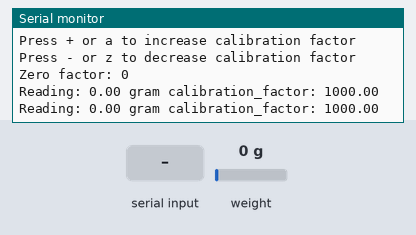
The sketch below on a simulated Arduino Uno, built with avr-gcc and run on an emulated ATmega328P. Shown: the last lines printed to the serial monitor. The test bench sets the inputs (shaded band); at power-on: weight on the scale 0 g.

Above: at 3.3 s.
3.4 s: weight on the scale set to 100 g
At 4.8 s:
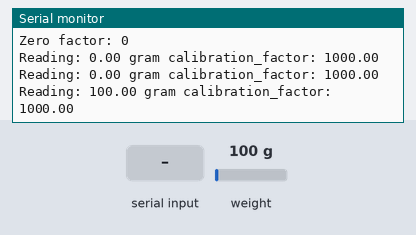
4.9 s: "+" received over Serial
At 6.1 s:
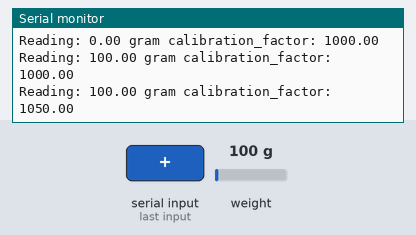
6.4 s: "a" received over Serial
At 7.0 s:
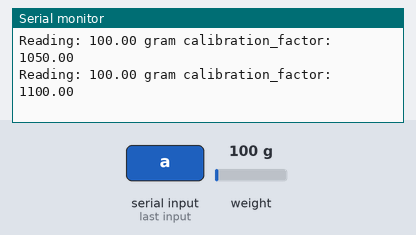
7.9 s: weight on the scale set to 1250 g
At 9.6 s:
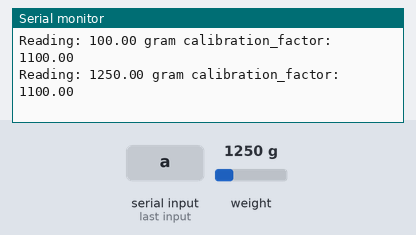
Timing chart, 0 to 10.4 s (numbered marks = the images above; inputs shaded):
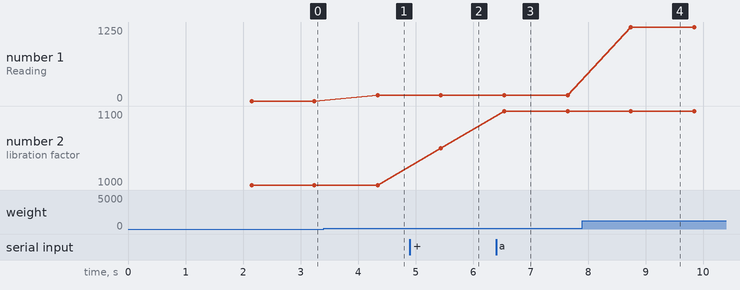

The sketch:

sensor_berat_kaibrasi.ino
```cpp
#include "HX711.h"
#define DOUT  4
#define CLK  5


HX711 scale;

float calibration_factor = 1000; // this calibration factor is adjusted according to my load cell
float units;
float ounces;

void setup()
{
  Serial.begin(9600);
  Serial.println("HX711 calibration sketch");
  Serial.println("Remove all weight from scale");
  Serial.println("After readings begin, place known weight on scale");
  Serial.println("Press + or a to increase calibration factor");
  Serial.println("Press - or z to decrease calibration factor");

  scale.set_scale();
  scale.tare();  //Reset the scale to 0

  long zero_factor = scale.read_average(); //Get a baseline reading
  Serial.print("Zero factor: "); //This can be used to remove the need to tare the scale. Useful in permanent scale projects.
  Serial.println(zero_factor);
}

void loop()
{
  scale.set_scale(calibration_factor); //Adjust to this calibration factor

  Serial.print("Reading: ");
  units = scale.get_units(), 1;
  if (units < 0)
  {
    units = 0.00;
  }
  Serial.print(units);
  Serial.print(" gram");
  Serial.print(" calibration_factor: ");
  Serial.print(calibration_factor);
  Serial.println();
  delay(1000);

  if(Serial.available())
  {
    char temp = Serial.read();
    if(temp == '+' || temp == 'a')
      calibration_factor += 50;
    else if(temp == '-' || temp == 'z')
      calibration_factor -= 50;
  }
}
```

Measured:
- after the input at 3.4 s, the serial monitor: prints a new line after 0.94 s (image 1)
- after the input at 4.9 s, the serial monitor: prints a new line after 0.54 s (image 2)
- after the input at 6.4 s, the serial monitor: prints a new line after 0.14 s (image 3)
- after the input at 7.9 s, the serial monitor: prints a new line after 0.85 s (image 4)
- plotted number 1: 0 → 100 after the input at 3.4 s, 100 → 1250 after the input at 7.9 s
- plotted number 2: 1000 → 1050 after the input at 4.9 s, 1050 → 1100 after the input at 6.4 s
